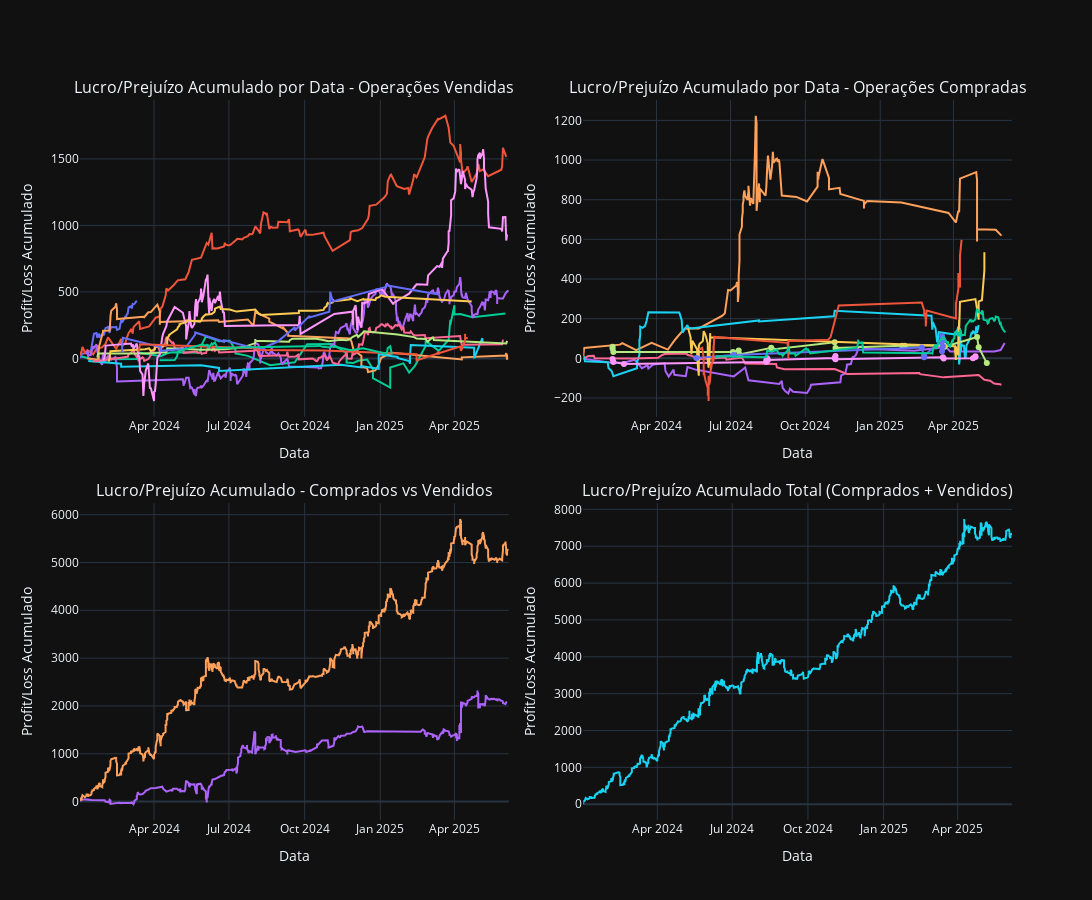

The code cell stored with this chart in its notebook:
### Markdown cell above
### A seguir, serão apresentados os gráficos, organizados em três categorias: ações compradas, ações vendidas e o total consolidado.  

### Os valores demonstrados correspondem ao resultado da estratégia, considerando um lote padrão de 100 ações por empresa, que representa a unidade mínima de negociação.

### Code cell
fig = go.Figure()

for ticker in dfs_vendidos_por_ticker:
    df_vendido = dfs_vendidos_por_ticker[ticker]
    acumulado = df_vendido['Profit/Loss'].cumsum()
    fig.add_trace(
        go.Scatter(
            x=df_vendido.index,
            y=acumulado,
            name=ticker
        )
    )

fig.update_layout(
    title='Lucro/Prejuízo Acumulado por Data - Operações Vendidas',
    xaxis_title='Data',
    yaxis_title='Profit/Loss Acumulado',
    hovermode='x unified',
    template='plotly_dark',
    width=1200, height=700
)

# fig.show()

fig_comprados = go.Figure()

for ticker in dfs_comprados_por_ticker.keys():
    df_comprado = dfs_comprados_por_ticker[ticker]
    acumulado = df_comprado['Profit/Loss'].cumsum()
    fig_comprados.add_trace(
        go.Scatter(
            x=df_comprado.index,
            y=acumulado,
            name=ticker
        )
    )

fig_comprados.update_layout(
    title='Lucro/Prejuízo Acumulado por Data - Operações Compradas',
    xaxis_title='Data',
    yaxis_title='Profit/Loss Acumulado',
    hovermode='x unified',
    template='plotly_dark',
    width=1200, height=700
)

# fig_comprados.show()

# Soma acumulada de todos os comprados
acumulado_comprados = indicadores_comprados['Profit/Loss'].cumsum()
# Soma acumulada de todos os vendidos
acumulado_vendidos = indicadores_vendidos['Profit/Loss'].cumsum()

fig_total = go.Figure()
fig_total.add_trace(
    go.Scatter(
        x=indicadores_comprados.index,
        y=acumulado_comprados,
        name='Comprados'
    )
)
fig_total.add_trace(
    go.Scatter(
        x=indicadores_vendidos.index,
        y=acumulado_vendidos,
        name='Vendidos'
    )
)
fig_total.update_layout(
    title='Lucro/Prejuízo Acumulado - Comprados vs Vendidos',
    xaxis_title='Data',
    yaxis_title='Profit/Loss Acumulado',
    hovermode='x unified',
    template='plotly_dark',
    width=1200, height=700
)
# fig_total.show()

# Soma acumulada total (comprados + vendidos) por ordem de data
acumulado_total = resultado_indicadores['Profit/Loss'].cumsum()

fig_acumulado_total = go.Figure()
fig_acumulado_total.add_trace(
    go.Scatter(
        x=acumulado_total.index,
        y=acumulado_total,
        name='Total Acumulado'
    )
)
fig_acumulado_total.update_layout(
    title='Lucro/Prejuízo Acumulado Total (Comprados + Vendidos)',
    xaxis_title='Data',
    yaxis_title='Profit/Loss Acumulado',
    hovermode='x unified',
    template='plotly_dark',
    width=1200, height=700
)
# fig_acumulado_total.show()


# Dividindo os gráficos em 1/4
# Cria um subplot 2x2
fig_grid = make_subplots(
    rows=2, cols=2,
    subplot_titles=[
        "Lucro/Prejuízo Acumulado por Data - Operações Vendidas",
        "Lucro/Prejuízo Acumulado por Data - Operações Compradas",
        "Lucro/Prejuízo Acumulado - Comprados vs Vendidos",
        "Lucro/Prejuízo Acumulado Total (Comprados + Vendidos)"
    ],
    horizontal_spacing=0.08,
    vertical_spacing=0.12
)

# 1. Vendidos
for trace in fig.data:
    fig_grid.add_trace(trace, row=1, col=1)

# 2. Comprados
for trace in fig_comprados.data:
    fig_grid.add_trace(trace, row=1, col=2)

# 3. Comprados vs Vendidos
for trace in fig_total.data:
    fig_grid.add_trace(trace, row=2, col=1)

# 4. Total Acumulado
for trace in fig_acumulado_total.data:
    fig_grid.add_trace(trace, row=2, col=2)

fig_grid.update_layout(
    height=900, width=1600,
    showlegend=False,
    template='plotly_dark',
    hovermode='x unified'
)

# Ajusta títulos dos eixos
fig_grid.update_xaxes(title_text="Data", row=1, col=1)
fig_grid.update_yaxes(title_text="Profit/Loss Acumulado", row=1, col=1)
fig_grid.update_xaxes(title_text="Data", row=1, col=2)
fig_grid.update_yaxes(title_text="Profit/Loss Acumulado", row=1, col=2)
fig_grid.update_xaxes(title_text="Data", row=2, col=1)
fig_grid.update_yaxes(title_text="Profit/Loss Acumulado", row=2, col=1)
fig_grid.update_xaxes(title_text="Data", row=2, col=2)
fig_grid.update_yaxes(title_text="Profit/Loss Acumulado", row=2, col=2)

fig_grid.show()
